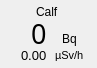
        <widget class="QFrame" name="cps_frame_m9">
         <property name="geometry">
          <rect>
           <x>56</x>
           <y>484</y>
           <width>97</width>
           <height>68</height>
          </rect>
         </property>
         <property name="toolTip">
          <string>&lt;html&gt;&lt;head/&gt;&lt;body&gt;&lt;p&gt;Module 9&lt;/p&gt;&lt;/body&gt;&lt;/html&gt;</string>
         </property>
         <property name="frameShape">
          <enum>QFrame::NoFrame</enum>
         </property>
         <property name="frameShadow">
          <enum>QFrame::Plain</enum>
         </property>
         <widget class="QWidget" name="layoutWidget_7">
          <property name="geometry">
           <rect>
            <x>4</x>
            <y>3</y>
            <width>87</width>
            <height>59</height>
           </rect>
          </property>
          <layout class="QVBoxLayout" name="verticalLayout_11">
           <property name="spacing">
            <number>0</number>
           </property>
           <item alignment="Qt::AlignHCenter">
            <widget class="QLabel" name="bodypart_m9">
             <property name="text">
              <string>Calf</string>
             </property>
            </widget>
           </item>
           <item>
            <layout class="QGridLayout" name="gridLayout_9">
             <property name="leftMargin">
              <number>0</number>
             </property>
             <property name="rightMargin">
              <number>0</number>
             </property>
             <property name="bottomMargin">
              <number>0</number>
             </property>
             <property name="spacing">
              <number>2</number>
             </property>
             <item row="1" column="1" alignment="Qt::AlignHCenter">
              <widget class="QLabel" name="uSv_label_m9">
               <property name="font">
                <font>
                 <pointsize>8</pointsize>
                </font>
               </property>
               <property name="text">
                <string>µSv/h</string>
               </property>
              </widget>
             </item>
             <item row="0" column="1" alignment="Qt::AlignHCenter|Qt::AlignBottom">
              <widget class="QLabel" name="cps_label_m9">
               <property name="text">
                <string>Bq</string>
               </property>
              </widget>
             </item>
             <item row="0" column="0" alignment="Qt::AlignRight">
              <widget class="QLabel" name="CPS_m9">
               <property name="minimumSize">
                <size>
                 <width>0</width>
                 <height>26</height>
                </size>
               </property>
               <property name="maximumSize">
                <size>
                 <width>16777215</width>
                 <height>26</height>
                </size>
               </property>
               <property name="font">
                <font>
                 <family>Arial Black</family>
                 <pointsize>20</pointsize>
                 <weight>50</weight>
                 <bold>false</bold>
                </font>
               </property>
               <property name="text">
                <string>0</string>
               </property>
              </widget>
             </item>
             <item row="1" column="0" alignment="Qt::AlignRight">
              <widget class="QLabel" name="uSv_m9">
               <property name="minimumSize">
                <size>
                 <width>0</width>
                 <height>14</height>
                </size>
               </property>
               <property name="maximumSize">
                <size>
                 <width>16777215</width>
                 <height>14</height>
                </size>
               </property>
               <property name="font">
                <font>
                 <pointsize>10</pointsize>
                </font>
               </property>
               <property name="text">
                <string>0.00</string>
               </property>
              </widget>
             </item>
            </layout>
           </item>
          </layout>
         </widget>
         <widget class="QLabel" name="cps_bg_m9">
          <property name="geometry">
           <rect>
            <x>2</x>
            <y>2</y>
            <width>91</width>
            <height>62</height>
           </rect>
          </property>
          <property name="frameShadow">
           <enum>QFrame::Sunken</enum>
          </property>
          <property name="text">
           <string/>
          </property>
          <property name="pixmap">
           <pixmap resource="RadMaster 3000+ v0.1/resources.qrc">:/bg/resources/bg/cps_frame.png</pixmap>
          </property>
          <property name="scaledContents">
           <bool>true</bool>
          </property>
         </widget>
         <zorder>cps_bg_m9</zorder>
         <zorder>layoutWidget_7</zorder>
        </widget>
